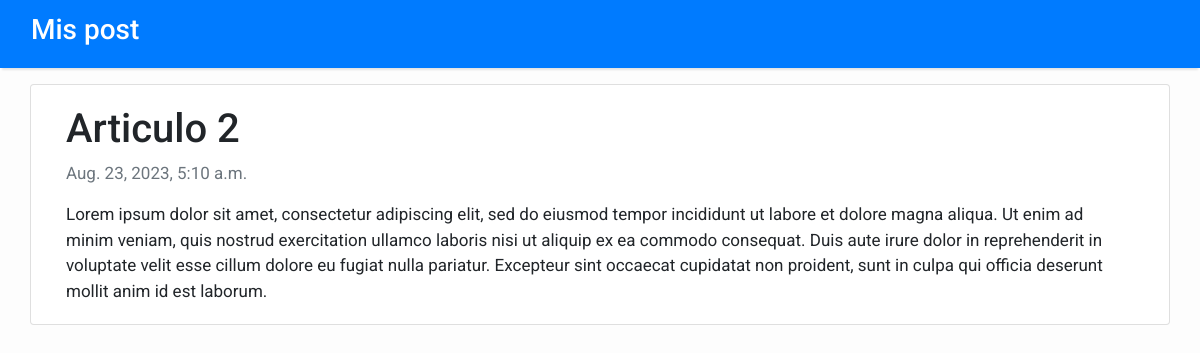
The app's page /verPost/articulo-2 with its own data.
### blog/models.py (models this page shows, shortened)
class Post(models.Model):
    title = models.CharField(max_length=200, unique=True)
    slug = models.SlugField(max_length=200, unique=True)
    content = models.TextField()
    created_on = models.DateTimeField(auto_now_add=True)
    updated_on = models.DateTimeField(auto_now= True)
    class Meta:
        ordering = ['-created_on']

### blog/views.py (the view)
# urls.py: path('verPost/<slug>', views.verPost),
def verPost(request, slug):
    post = Post.objects.get(slug=slug)
    return render(request, "detail.html", {"post": post})

### templates/detail.html
{% extends 'base.html' %} {% block content %}
<div class="container">
  <div class="row">
    <div class="col-md-12 card mb-4  mt-3 left  top">
      <div class="card-body">
        <h1>{% block title %} {{ post.title }} {% endblock title %}</h1>
        <p class=" text-muted">{{ post.created_on }}</p>
        <p class="card-text ">{{ post.content }}</p>
      </div>
    </div>
  </div>
</div>
{% endblock content %}

### templates/base.html (style rules this page uses)
body { font-family: "Roboto", sans-serif; font-size: 17px; background-color: #fdfdfd; }

### records on screen
Post: title "Articulo 2", created_on "Aug. 23, 2023, 5:10 a.m.", content "Lorem ipsum dolor sit amet, consectetur adipiscing elit, sed do eiusmod tempor incididunt ut labore et dolore magna aliqua. Ut enim ad minim veniam, quis nostrud exercitation ullamco laboris nisi ut aliquip ex ea commodo consequat. Duis aute irure dolor in reprehenderit in voluptate velit esse cillum dolore eu fugiat nulla pariatur. Excepteur sint occaecat cupidatat non proident, sunt in culpa qui officia deserunt mollit anim id est laborum."
